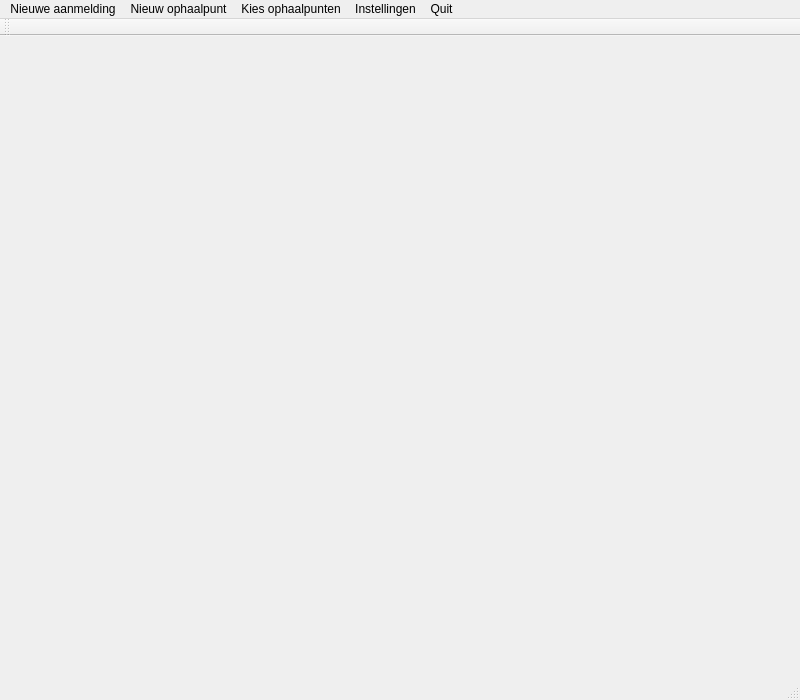
<?xml version="1.0" encoding="UTF-8"?>
<ui version="4.0">
 <class>RouteTool</class>
 <widget class="QMainWindow" name="RouteTool">
  <property name="geometry">
   <rect>
    <x>0</x>
    <y>0</y>
    <width>800</width>
    <height>700</height>
   </rect>
  </property>
  <property name="windowTitle">
   <string>Route Planner</string>
  </property>
  <widget class="QWidget" name="centralWidget"/>
  <widget class="QMenuBar" name="menuBar">
   <property name="geometry">
    <rect>
     <x>0</x>
     <y>0</y>
     <width>800</width>
     <height>23</height>
    </rect>
   </property>
   <addaction name="nieuweAanmeldingMenuButton"/>
   <addaction name="nieuwOphaalpuntMenuButton"/>
   <addaction name="kiesOphaalpuntenMenuButton"/>
   <addaction name="configurationMenuButton"/>
   <addaction name="actionQuit"/>
  </widget>
  <widget class="QToolBar" name="mainToolBar">
   <attribute name="toolBarArea">
    <enum>TopToolBarArea</enum>
   </attribute>
   <attribute name="toolBarBreak">
    <bool>false</bool>
   </attribute>
  </widget>
  <widget class="QStatusBar" name="statusBar"/>
  <action name="nieuweAanmeldingMenuButton">
   <property name="text">
    <string>Nieuwe aanmelding</string>
   </property>
  </action>
  <action name="nieuwOphaalpuntMenuButton">
   <property name="text">
    <string>Nieuw ophaalpunt</string>
   </property>
  </action>
  <action name="kiesOphaalpuntenMenuButton">
   <property name="text">
    <string>Kies ophaalpunten</string>
   </property>
  </action>
  <action name="configurationMenuButton">
   <property name="text">
    <string>Instellingen</string>
   </property>
  </action>
  <action name="actionQuit">
   <property name="text">
    <string>Quit</string>
   </property>
  </action>
 </widget>
 <layoutdefault spacing="6" margin="11"/>
 <resources/>
 <connections/>
</ui>
